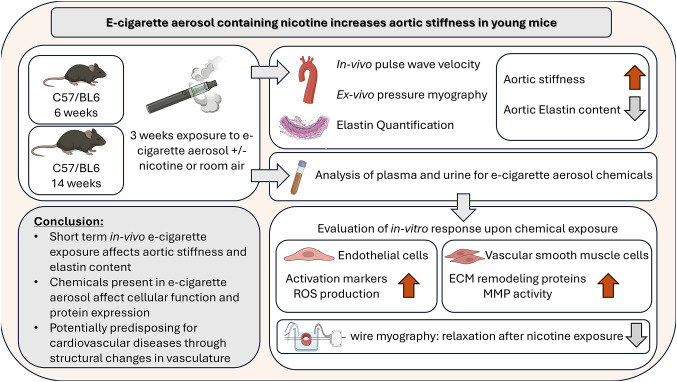
#> input picture data/clean/PMC13342398_12012_2026_10156_Figa_HTML.jpg, 677 x 382 px
$ python -i splice_detection.py   (imports and definitions only)
#> lines starting #> are read from the running program, lines starting #| are printed output that depends on the picture
### src/forensics/noise_residual.py
"""PRNU-style noise-residual analysis for AI-generation detection.

Rationale
---------
A real captured image is ``content + sensor_noise``. The sensor noise
(photon shot noise + PRNU + read noise) is a broadband, high-frequency,
roughly stationary field with characteristic statistics: a non-trivial
standard deviation, near-zero spatial autocorrelation (white-ish), and
heavy-ish tails. Extract it by denoising and subtracting:

    residual = image - denoise(image)

Generative models (GAN/diffusion) reconstruct from a smooth latent and
rarely reproduce a faithful sensor-noise field. Their residuals tend to
be **unnaturally weak** (over-smoothed), **spatially correlated** (the
denoiser removes little because there is little true high-frequency
content), or **too Gaussian/regular**. We quantify:

* residual energy (std) — synthetic often too low,
* spatial autocorrelation at lag 1 — synthetic often too high,
* mid-band spectral flatness of the residual — synthetic often not white,
* kurtosis — deviation from the heavy-tailed sensor-noise prior.

All CPU-friendly (a wavelet or Gaussian denoiser + simple statistics), no
training. Returns an anomaly score in ``[0, 1]`` (higher == synthetic).
"""

from __future__ import annotations

import cv2
import numpy as np
import pywt

from src.utils.image_io import load_image

WORK_SIZE = 512
# Expected sensor-noise residual std for an 8-bit image (very rough prior;
# real figures usually sit above ~1.5 gray levels of residual energy).
MIN_NATURAL_STD = 1.5
# Lag-1 residual autocorrelation: white sensor noise sits near NATURAL;
# an over-smoothed synthetic residual approaches SYNTHETIC. Calibrated on
# the Stage 4 sample set (real ~0.1 after native-res cropping, AI ~0.9).
NATURAL_AUTOCORR = 0.15
SYNTHETIC_AUTOCORR = 0.75


# [12 lines left out: function _to_gray, not called in this run]


def extract_noise_residual(gray: np.ndarray, method: str = "wavelet") -> np.ndarray:
    """Return the high-frequency noise residual of a grayscale image.

    ``wavelet`` uses a soft-thresholded Daubechies decomposition (the
    classic PRNU denoiser); ``gaussian`` subtracts a Gaussian-blurred copy
    (cheaper, coarser). Both return ``image - denoised``.
    """
    if method == "gaussian":
        denoised = cv2.GaussianBlur(gray, (0, 0), 1.5)
        return gray - denoised

    # Wavelet denoise: threshold detail coefficients (VisuShrink-style),
    # reconstruct the smooth image, residual = original - reconstruction.
    # Cap the level so small crops (region-local clone tests) don't request
    # more decomposition levels than their size supports.
    max_level = pywt.dwtn_max_level(gray.shape, "db4")
    level = max(1, min(4, max_level))
    coeffs = pywt.wavedec2(gray, "db4", level=level)
    detail = np.concatenate([c.ravel() for c in coeffs[1][:]])
    sigma = np.median(np.abs(detail)) / 0.6745 + 1e-6  # robust noise estimate
    threshold = sigma * np.sqrt(2 * np.log(gray.size))

    denoised_coeffs = [coeffs[0]]
    for level in coeffs[1:]:
        denoised_coeffs.append(tuple(pywt.threshold(c, threshold, mode="soft")
                                     for c in level))
    denoised = pywt.waverec2(denoised_coeffs, "db4")
    denoised = denoised[: gray.shape[0], : gray.shape[1]]  # waverec may pad
    return gray - denoised


# [81 lines left out: functions _lag1_autocorrelation, _spectral_flatness, _kurtosis, analyze_noise_residual, not called in this run]

### src/forensics/splice_detection.py
"""Splice / foreign-region detection — the fraud mode the other detectors miss.

Why this exists
---------------
Copy-move finds a region duplicated *within* one figure; cross-figure finds a
figure reused whole. But the most common real image fraud is **splicing**:
pasting a band, blot, or panel from a *different* source into a figure. The
spliced region is not a duplicate of anything in the image, so copy-move and
cross-figure never see it — yet it carries the tell-tale fingerprints of a
different capture/processing history. This module looks for exactly those,
per-region, and returns a localized suspicion map + a bounded score.

Three complementary, CPU-only, training-free cues (any one can fire; together
they corroborate):

1. **Noise-residual inconsistency.** A single capture has a roughly stationary
   sensor-noise level. Split the image into blocks, measure each block's
   high-frequency residual energy, and flag blocks whose noise level is an
   outlier versus the image's own robust distribution — a foreign paste
   usually has visibly more or less noise than its host. (This is the inverse
   of the copy-move clone test in ``residual_similarity``: there we look for
   *shared* noise between two regions; here for a region whose noise does not
   *belong*.)

2. **JPEG-ghost / double-quantization.** A spliced region that was previously
   JPEG-compressed at a different quality leaves a "ghost": recompressing the
   whole image at a matching quality makes the foreign region's reconstruction
   error dip relative to its surroundings. We sweep quality factors and flag
   blocks whose error is a spatial outlier at some quality.

3. **Error-Level Analysis (ELA).** A single recompression raises error
   uniformly across an authentic image; edited regions, having a different
   compression history, show anomalously high or low local error. Classic,
   fast, and complementary to the above.

Every verdict is a **lead for human review**. Smooth/near-flat regions carry
no usable noise or compression signal and are excluded, so the detector stays
quiet on legitimately uniform panels rather than inventing artifacts.
"""

from __future__ import annotations

from dataclasses import dataclass

import cv2
import numpy as np

from src.forensics.noise_residual import extract_noise_residual


@dataclass
class SpliceConfig:
    """Knobs for the three cues + the combined decision."""

    work_size: int = 1024          # cap the long side (speed); native detail kept
    block: int = 32                # analysis block size (px)
    min_block_std: float = 3.0     # blocks flatter than this carry no signal
    # --- noise inconsistency ---
    noise_mad_z: float = 3.5       # robust z (MAD) above which a block's noise is foreign
    # --- JPEG ghost ---
    ghost_qualities: tuple = (60, 70, 80, 90)
    ghost_mad_z: float = 3.5
    # --- ELA ---
    ela_quality: int = 90
    ela_mad_z: float = 3.5
    # --- decision ---
    min_flagged_frac: float = 0.02  # >= this fraction of textured blocks flagged => spliced
    min_flagged_blocks: int = 4     # and at least this many blocks (guards tiny images)


def _to_gray_bounded(image: np.ndarray, work_size: int) -> np.ndarray:
    gray = cv2.cvtColor(image, cv2.COLOR_BGR2GRAY) if image.ndim == 3 else image
    h, w = gray.shape[:2]
    longest = max(h, w)
    if longest > work_size:
        s = work_size / longest
        gray = cv2.resize(gray, (int(w * s), int(h * s)), interpolation=cv2.INTER_AREA)
    return gray


def _block_view(a: np.ndarray, block: int) -> tuple[np.ndarray, int, int]:
    """Trim to a whole number of blocks and reshape to (ny, nx, block, block)."""
    h, w = a.shape
    ny, nx = h // block, w // block
    a = a[: ny * block, : nx * block]
    return a.reshape(ny, block, nx, block).swapaxes(1, 2), ny, nx


def _robust_outlier_map(block_stat: np.ndarray, valid: np.ndarray,
                        mad_z: float, high_only: bool = False) -> np.ndarray:
    """Boolean per-block map: statistic is a robust (MAD) outlier among valid blocks.

    Uses median + MAD so a genuine splice (a minority of blocks) does not
    inflate its own threshold, unlike mean+std.
    """
    vals = block_stat[valid]
    if vals.size < 8:
        return np.zeros_like(block_stat, dtype=bool)
    med = float(np.median(vals))
    mad = float(np.median(np.abs(vals - med))) * 1.4826 + 1e-6
    z = (block_stat - med) / mad
    out = z >= mad_z if high_only else np.abs(z) >= mad_z
    return out & valid


def _noise_inconsistency(gray: np.ndarray, cfg: SpliceConfig):
    """Per-block sensor-noise energy, and blocks whose level is foreign."""
    residual = extract_noise_residual(gray.astype(np.float32))
    blocks, ny, nx = _block_view(residual, cfg.block)
    noise_std = blocks.std(axis=(2, 3))
    gblocks, _, _ = _block_view(gray.astype(np.float32), cfg.block)
    valid = gblocks.std(axis=(2, 3)) > cfg.min_block_std
    flagged = _robust_outlier_map(noise_std, valid, cfg.noise_mad_z)
    return flagged, valid, ny, nx


def _recompress_error(gray: np.ndarray, quality: int) -> np.ndarray:
    ok, enc = cv2.imencode(".jpg", gray, [cv2.IMWRITE_JPEG_QUALITY, int(quality)])
    if not ok:
        return np.zeros_like(gray, np.float32)
    dec = cv2.imdecode(enc, cv2.IMREAD_GRAYSCALE).astype(np.float32)
    return np.abs(gray.astype(np.float32) - dec)


def _jpeg_ghost(gray: np.ndarray, cfg: SpliceConfig, valid: np.ndarray):
    """Blocks that are a spatial error outlier at ANY swept recompression quality."""
    ny, nx = valid.shape
    any_flag = np.zeros((ny, nx), dtype=bool)
    for q in cfg.ghost_qualities:
        err = _recompress_error(gray, q)
        eb, _, _ = _block_view(err, cfg.block)
        block_err = eb.mean(axis=(2, 3))
        any_flag |= _robust_outlier_map(block_err, valid, cfg.ghost_mad_z)
    return any_flag


def _ela(gray: np.ndarray, cfg: SpliceConfig, valid: np.ndarray):
    err = _recompress_error(gray, cfg.ela_quality)
    eb, _, _ = _block_view(err, cfg.block)
    block_err = eb.mean(axis=(2, 3))
    return _robust_outlier_map(block_err, valid, cfg.ela_mad_z, high_only=True)


def detect_splice(image: np.ndarray, config: SpliceConfig | None = None,
                  analysis_mask: np.ndarray | None = None) -> dict:
    """Detect spliced / foreign regions in a figure.

    ``analysis_mask`` (optional, image-sized, 255 = analyze) restricts the
    search to continuous-tone content, matching the other detectors.

    Returns ``{"spliced": bool, "confidence": float, "n_flagged_blocks": int,
    "flagged_fraction": float, "mask": uint8 image-sized, "cues": {...}}``.
    """
    cfg = config or SpliceConfig()
    gray = _to_gray_bounded(image, cfg.work_size)

    noise_flag, valid, ny, nx = _noise_inconsistency(gray, cfg)
    ghost_flag = _jpeg_ghost(gray, cfg, valid)
    ela_flag = _ela(gray, cfg, valid)

    if analysis_mask is not None:
        m = cv2.resize(analysis_mask, (gray.shape[1], gray.shape[0]),
                       interpolation=cv2.INTER_NEAREST)
        mb, _, _ = _block_view(m, cfg.block)
        gate = mb.mean(axis=(2, 3)) > 127
        valid &= gate
        noise_flag &= gate
        ghost_flag &= gate
        ela_flag &= gate

    # A block counts as spliced only if BOTH independent evidence FAMILIES
    # agree on it: (A) sensor-noise inconsistency and (B) compression-history
    # inconsistency. JPEG-ghost and ELA are the SAME family (both measure
    # recompression error), so they co-fire on ordinary high-texture blocks —
    # counting them as two independent votes was a false-positive source.
    # Requiring a foreign noise level AND a foreign compression fingerprint is
    # the signature of a genuine paste, and stays quiet on authentic texture.
    compression_flag = ghost_flag | ela_flag
    block_flag = noise_flag & compression_flag

    n_valid = int(valid.sum())
    n_flag = int(block_flag.sum())
    frac = (n_flag / n_valid) if n_valid else 0.0
    spliced = bool(n_flag >= cfg.min_flagged_blocks and frac >= cfg.min_flagged_frac)

    # Confidence: how far above the firing floor, squashed to [0, 1].
    confidence = float(np.clip(frac / (2.0 * cfg.min_flagged_frac), 0.0, 1.0)) \
        if spliced else float(np.clip(frac / (2.0 * cfg.min_flagged_frac), 0.0, 0.44))

    # Upsample the block map to an image-sized mask for visualization/overlap.
    # Built at the bounded working resolution, then resized back to the INPUT
    # image's dimensions -- the docstring promises an image-sized mask, and a
    # caller overlaying a work-sized one on the original figure would have got a
    # silently misaligned result for any figure longer than cfg.work_size.
    mask = np.zeros(gray.shape, np.uint8)
    ys, xs = np.where(block_flag)
    for by, bx in zip(ys, xs, strict=True):
        mask[by * cfg.block:(by + 1) * cfg.block,
             bx * cfg.block:(bx + 1) * cfg.block] = 255
    full_h, full_w = image.shape[:2]
    if mask.shape != (full_h, full_w):
        mask = cv2.resize(mask, (full_w, full_h),
                          interpolation=cv2.INTER_NEAREST)

    return {
        "spliced": spliced,
        "confidence": round(confidence, 4),
        "n_flagged_blocks": n_flag,
        "n_valid_blocks": n_valid,
        "flagged_fraction": round(frac, 4),
        "mask": mask,
        "cues": {
            "noise_inconsistency_blocks": int(noise_flag.sum()),
            "jpeg_ghost_blocks": int(ghost_flag.sum()),
            "ela_blocks": int(ela_flag.sum()),
        },
        "note": ("Spliced/foreign-region leads for human review, not proof. "
                 "Blocks require >=2 independent forensic cues to be flagged."),
    }

>>> import cv2
>>> picture = cv2.imread('../../data/clean/PMC13342398_12012_2026_10156_Figa_HTML.jpg')
#> picture is the input picture: shape (382, 677, 3); mean B, G, R 224.6, 225.2, 226.6
>>> result = detect_splice(picture)
#> in extract_noise_residual, `coeffs = pywt.wavedec2(gray, "db4", level=level)`: coeffs = 5 items
#> in extract_noise_residual, `detail = np.concatenate([c.ravel() for c in coeffs[1][:]])`: detail = 4320 values, max 968.5 at index 447, min -1231.4 at index 400, mean 2.22
#> in extract_noise_residual, `sigma = np.median(np.abs(detail)) / 0.6745 + 1e-6`: sigma = 64.78
#> in extract_noise_residual, `threshold = sigma * np.sqrt(2 * np.log(gray.size))`: threshold = 323.4
#> the loop in extract_noise_residual, `for level in coeffs[1:]:` made 4 passes
#> after the loop in extract_noise_residual, `for level in coeffs[1:]:`: denoised_coeffs = 5 items
#> in extract_noise_residual, `denoised = pywt.waverec2(denoised_coeffs, "db4")`:
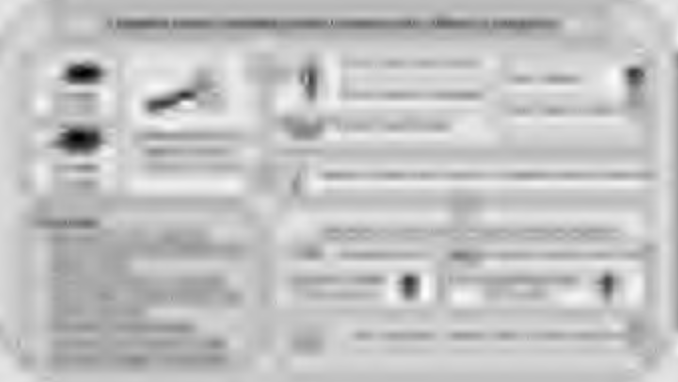
#> denoised: shape (382, 678) float32; min 35.19, max 284.9, mean 225.5; drawn with min black and max white
#> in extract_noise_residual, `return gray - denoised`:
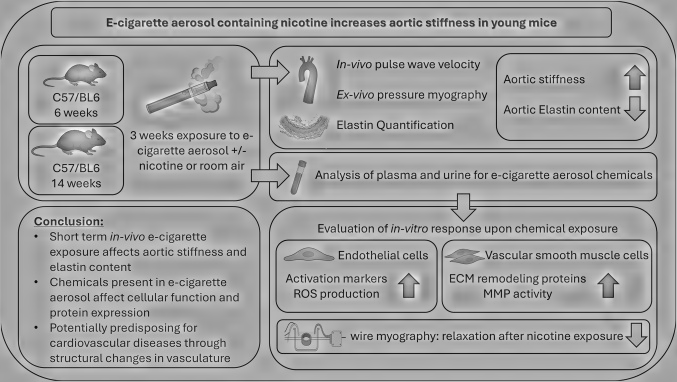
#> returned value: shape (382, 677) float32; min -248.3, max 140, mean 0; drawn with min black and max white
#> in _block_view, `a = a[: ny * block, : nx * block]`:
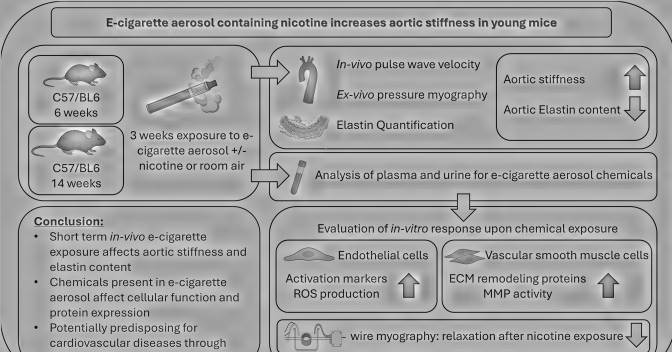
#> a: shape (352, 672) float32; min -248.3, max 140, mean 0.1; drawn with min black and max white
#> in _noise_inconsistency, `blocks, ny, nx = _block_view(residual, cfg.block)`: ny = 11; nx = 21
#> call 2 of _block_view, with block = 32
#> in _block_view (call 2), `a = a[: ny * block, : nx * block]`:
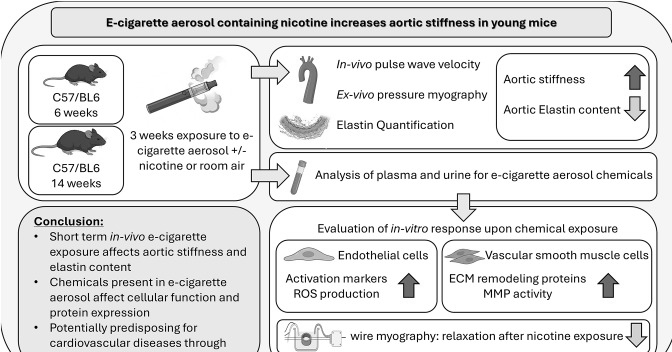
#> a: shape (352, 672) float32; min 0, max 255, mean 225.5
#> in _robust_outlier_map, `vals = block_stat[valid]`: vals = 229 values, max 69.27 at index 64, min 11.89 at index 215, mean 48.6
#> in _robust_outlier_map, `med = float(np.median(vals))`: med = 48.19
#> in _robust_outlier_map, `mad = float(np.median(np.abs(vals - med))) * 1.4826 + 1e-6`: mad = 8.08
#> in detect_splice, `noise_flag, valid, ny, nx = _noise_inconsistency(gray, cfg)`: ny = 11; nx = 21
#> call 3 of _block_view, with block = 32
#> in _block_view (call 3), `a = a[: ny * block, : nx * block]`:
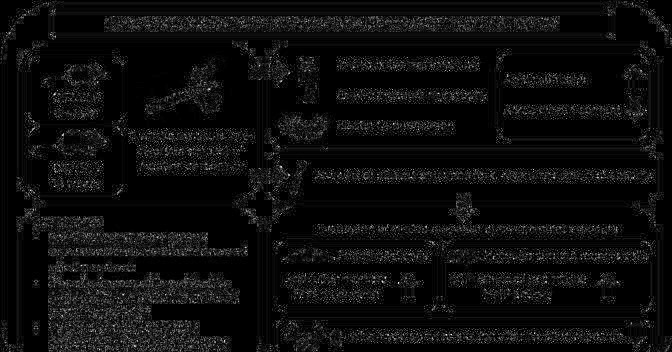
#> a: shape (352, 672) float32; min 0, max 69, mean 3.8; drawn with min black and max white
#> in _recompress_error (call 5), `return np.abs(gray.astype(np.float32) - dec)`:
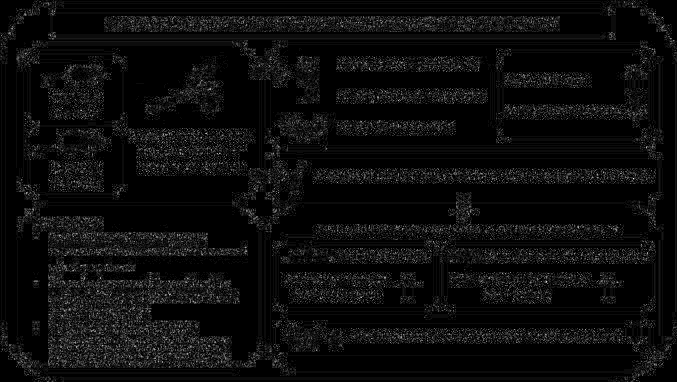
#> returned value: shape (382, 677) float32; min 0, max 20, mean 1; drawn with min black and max white
#> in _block_view (call 7), `a = a[: ny * block, : nx * block]`:
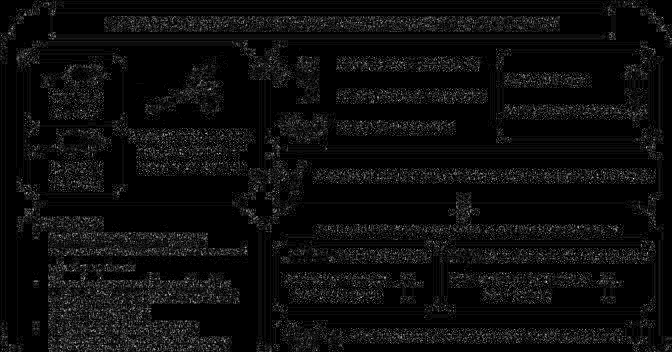
#> a: shape (352, 672) float32; min 0, max 20, mean 1.02; drawn with min black and max white
#> in detect_splice, `n_valid = int(valid.sum())`: n_valid = 229
#> in detect_splice, `n_flag = int(block_flag.sum())`: n_flag = 0
#> in detect_splice, `spliced = bool(n_flag >= cfg.min_flagged_blocks and frac >= cfg.min_fl..`: spliced = False
#> in detect_splice, `confidence = float(np.clip(frac / (2.0 * cfg.min_flagged_frac), 0.0, 1..`: confidence = 0
#> in detect_splice, `ys, xs = np.where(block_flag)`: ys = empty array
#> after the loop in detect_splice, `for by, bx in zip(ys, xs, strict=True):`: mask: shape (382, 677); every value is 0
#> result = 8 items
